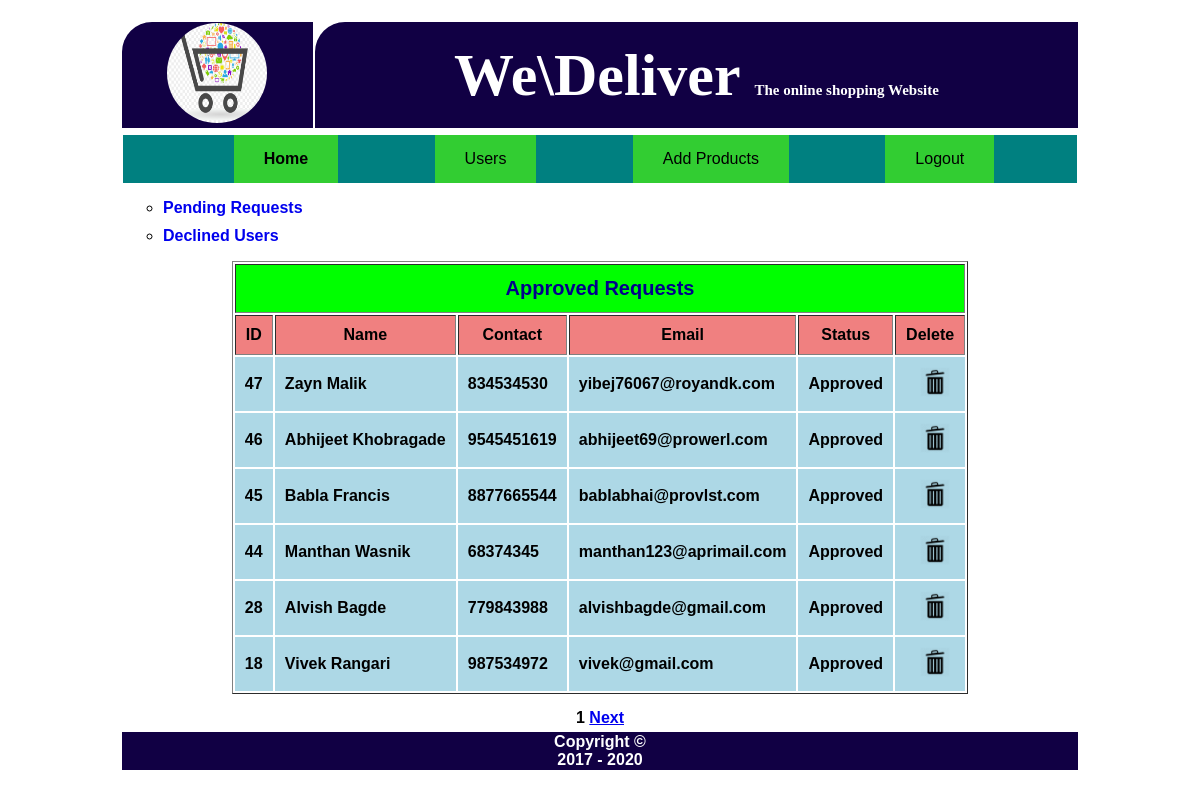
The app's page /showapprd/ with its own data.
### weDeliver/models.py (models this page shows)
class User(models.Model):
    name = models.CharField(max_length=100)
    number = models.IntegerField(unique=True)
    email = models.EmailField(unique=True)
    password = models.CharField(max_length=50)
    status = models.CharField(max_length=30)

### weDeliver/views.py (the view)
# urls.py: path('showapprd/',views.showapprd,name='showapprd'),
def showapprd(request):
    res = User.objects.filter(status__in=['Approved']).order_by('-id')
    objs = Paginator(res,6)
    pa = request.GET.get('page',1)
    page = objs.page(pa)
    return render(request,'approved_users.html',{'app':page})

### templates/approved_users.html (shortened to what this page needs)
{% extends 'base.html' %}
{% load static %}
{% block body %}
    {% include 'adm_menu.html' %}
    <header style="text-align: left">
        <ul type="circle">
            <li style="margin-bottom: 10px"><a href="{% url 'showpndg' %}">Pending Requests</a></li>
            <li><a href="{% url 'showdclnd' %}">Declined Users</a></li>
        </ul>
    </header>
    <table align="center" border="1" style="margin-top: 15px;margin-bottom: 15px">
            <tr>
                <th colspan="6" style="padding: 12px;font-size: 20px;color: darkblue;background-color: lime">Approved Requests</th>
            </tr>
            <tr>
                <th class="gap1">ID</th>
                <th class="gap1">Name</th>
                <th class="gap1">Contact</th>
                <th class="gap1">Email</th>
                <th class="gap1">Status</th>
                <th class="gap1">Delete</th>
            </tr>
            {% for x in app %}
                <tr>
                    <th class="gap">{{ x.id }}</th>
                    <th class="gap">{{ x.name }}</th>
                    <th class="gap">{{ x.number }}</th>
                    <th class="gap">{{ x.email }}</th>
                    <th class="gap">{{ x.status }}</th>
                    <th class="gap">
                        <a href="{% url 'delappuser' %}?id={{ x.id }}"><img src="{% static 'images/delet.png' %}" style="margin-left: 15px" height="30" width="30"></a>
                    </th>
                </tr>
            {% endfor %}
    </table>
    {{ app.number }}
    {% if app.has_next %}
        <a href="{% url 'showapprd' %}?page={{ app.next_page_number }}">Next</a>
    {% endif %}
{% endblock %}

### templates/approved_users.html (style rules this page uses)
.gap { padding: 10px; text-align: left; border: none lightblue; background-color: lightblue; }
.gap1 { padding: 10px; background-color: lightcoral; }
header a { text-decoration: none; }

### templates/adm_menu.html (style rules this page uses)
body { margin: 0; font-family: Verdana, Geneva, Tahoma, sans-serif; }

### records on screen
User: id "47", name "Zayn Malik", number "834534530", email "yibej76067@royandk.com", status "Approved"
User: id "46", name "Abhijeet Khobragade", number "9545451619", email "abhijeet69@prowerl.com", status "Approved"
User: id "45", name "Babla Francis", number "8877665544", email "bablabhai@provlst.com", status "Approved"
User: id "44", name "Manthan Wasnik", number "68374345", email "manthan123@aprimail.com", status "Approved"
User: id "28", name "Alvish Bagde", number "779843988", email "alvishbagde@gmail.com", status "Approved"
User: id "18", name "Vivek Rangari", number "987534972", email "vivek@gmail.com", status "Approved"

### other values on screen
{{ app.number }} "1"
